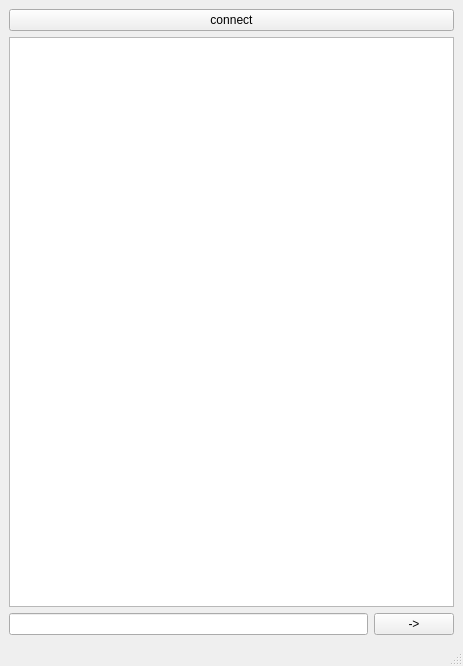
<?xml version="1.0" encoding="UTF-8"?>
<ui version="4.0">
 <class>MainWindow</class>
 <widget class="QMainWindow" name="MainWindow">
  <property name="geometry">
   <rect>
    <x>0</x>
    <y>0</y>
    <width>463</width>
    <height>666</height>
   </rect>
  </property>
  <property name="windowTitle">
   <string>MainWindow</string>
  </property>
  <widget class="QWidget" name="centralwidget">
   <layout class="QGridLayout" name="gridLayout">
    <item row="0" column="0" colspan="2">
     <widget class="QPushButton" name="pushButton">
      <property name="text">
       <string>connect</string>
      </property>
     </widget>
    </item>
    <item row="1" column="0" colspan="2">
     <widget class="QTextBrowser" name="textBrowser"/>
    </item>
    <item row="2" column="0">
     <widget class="QLineEdit" name="lineEdit"/>
    </item>
    <item row="2" column="1">
     <widget class="QPushButton" name="pushButton_2">
      <property name="text">
       <string>-&gt;</string>
      </property>
     </widget>
    </item>
   </layout>
  </widget>
  <widget class="QMenuBar" name="menubar">
   <property name="geometry">
    <rect>
     <x>0</x>
     <y>0</y>
     <width>463</width>
     <height>21</height>
    </rect>
   </property>
  </widget>
  <widget class="QStatusBar" name="statusbar"/>
 </widget>
 <resources/>
 <connections/>
</ui>
